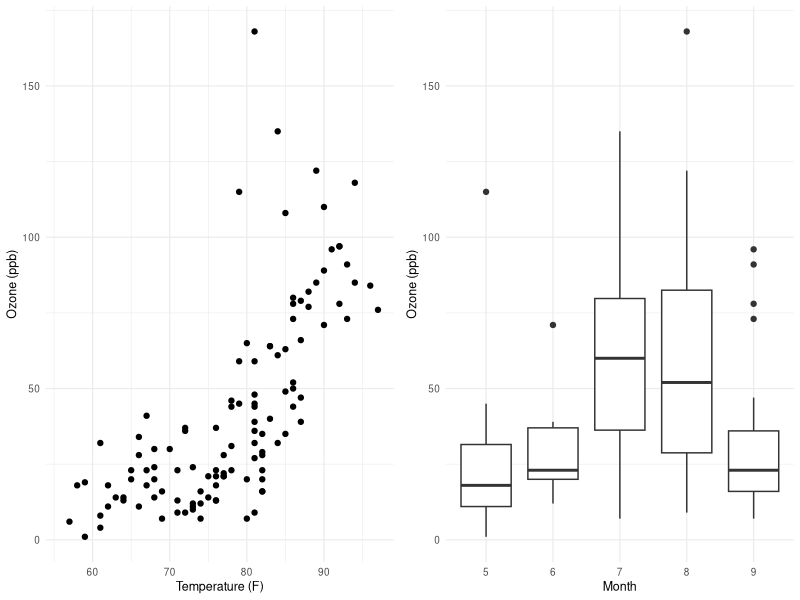

The R source for this figure:
library(ggplot2)
library(gridExtra)

p1 <- ggplot(airquality, aes(Temp, Ozone)) + geom_point(na.rm = TRUE) +
  labs(x = "Temperature (F)", y = "Ozone (ppb)") + theme_minimal(base_size = 9)
p2 <- ggplot(airquality, aes(factor(Month), Ozone)) + geom_boxplot(na.rm = TRUE) +
  labs(x = "Month", y = "Ozone (ppb)") + theme_minimal(base_size = 9)

png("figure3.png", width = 10, height = 4, units = "in", res = 300)
grid.arrange(p1, p2, ncol = 2)
dev.off()
